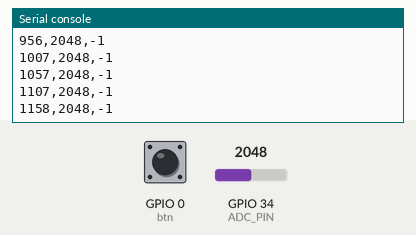
The program below on a simulated ESP32 board running MicroPython. Shown: the last lines printed to the serial console. Inputs (shaded band) come from the test bench; at power-on: GPIO 0 (btn) HIGH, GPIO 34 (ADC_PIN) = 2048 (analog values on the 0–4095 scale). At 8.2 s the program stops and its outputs stay as they are.

Above: at 1.2 s.
1.3 s: GPIO 0 (btn) pulled LOW for 0.15 s
At 1.47 s:
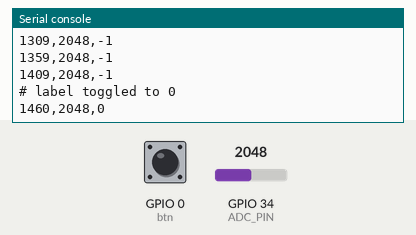
2.9 s: GPIO 34 (ADC_PIN) set to 2866
At 2.93 s:
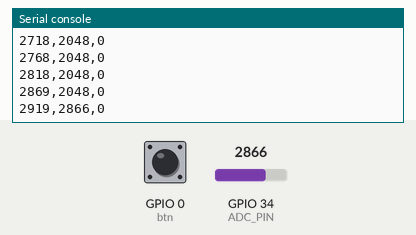
4.4 s: GPIO 0 (btn) pulled LOW for 1 s
6.9 s: GPIO 0 (btn) pulled LOW for 3.2 s
At 9.0 s:
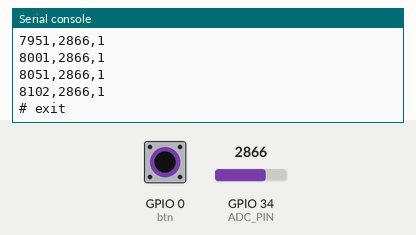
Timing chart, 0 to 9.7 s (numbered marks = the images above; inputs shaded):
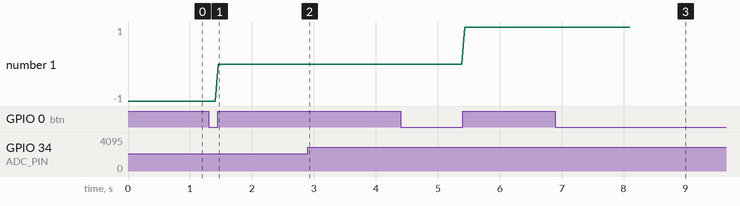

The program:

datalog.py
```python
import time
from machine import Pin, ADC
ADC_PIN=34; SAMPLE_MS=50; EXIT_HOLD_MS=1200
adc=ADC(Pin(ADC_PIN))
try: adc.atten(ADC.ATTN_11DB)
except: pass
btn=Pin(0,Pin.IN,Pin.PULL_UP); label=-1; last_btn=1; last_toggle=0; press=None
print("timestamp_ms,raw,label"); t0=time.ticks_ms()
try:
    while True:
        now=time.ticks_ms(); b=btn.value()
        if b==0 and last_btn==1: press=now
        if b==1 and last_btn==0 and press is not None:
            dur=time.ticks_diff(now,press)
            if dur<EXIT_HOLD_MS and time.ticks_diff(now,last_toggle)>250:
                last_toggle=now; label = 0 if label==-1 else (1 if label==0 else 0)
                print("# label toggled to", label)
            press=None
        if b==0 and press is not None and time.ticks_diff(now,press)>=EXIT_HOLD_MS:
            print("# exit"); break
        last_btn=b
        raw=adc.read(); ts=time.ticks_diff(time.ticks_ms(),t0)
        print("{},{},{}".format(ts, raw, label))
        time.sleep_ms(SAMPLE_MS)
except KeyboardInterrupt:
    print("# interrupted")
```

Measured:
- after the input at 1.3 s, the serial console: prints a new line after 0.16 s (image 1)
